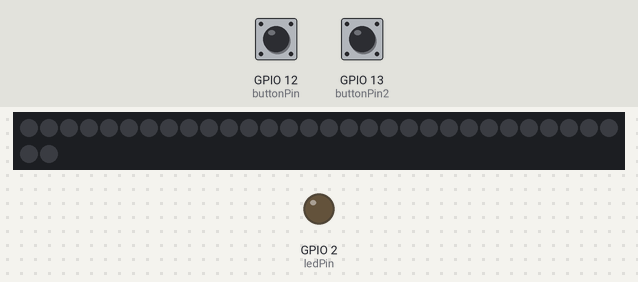
The sketch below on a simulated ESP32. Parts: 32 RGB LEDs in strip order, left to right, continuing on the next row, output pins drawn as LEDs (lit = HIGH). Inputs (shaded band) come from the test bench; at power-on: GPIO 12 (buttonPin) HIGH, GPIO 13 (buttonPin2) HIGH. Dim RGB values are drawn brighter than linear; WiFi joins after 1.5 s; servers stay silent unless stated; not simulated (calls return 0 or success): secrets.h; what the sketch prints to the serial monitor is not drawn.

Above: at 3.3 s.
3.4 s: GPIO 12 (buttonPin) pulled LOW for 0.9 s
At 4.6 s:
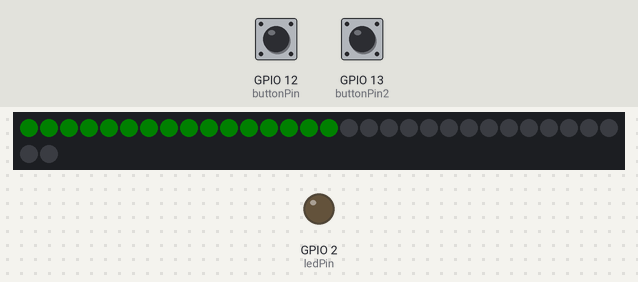
5.8 s: GPIO 13 (buttonPin2) pulled LOW for 0.9 s
At 7.2 s:
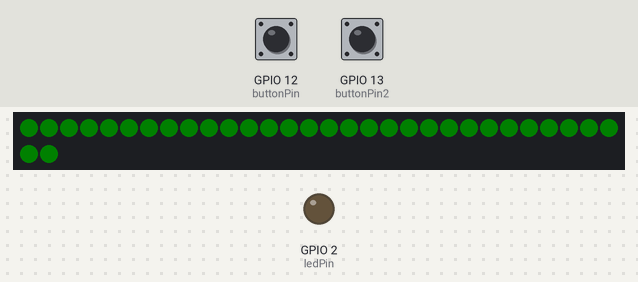
Timing chart, 0 to 8.8 s (numbered marks = the images above; inputs shaded):
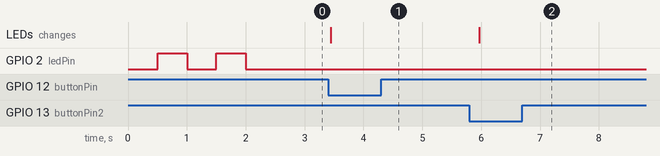

Measured:
- after the input at 3.4 s, the LEDs: change after 0.05 s (image 1)
- after the input at 5.8 s, the LEDs: change after 0.17 s (image 2)

The sketch:

dogButton.ino
```cpp
#include <Adafruit_NeoPixel.h>
#include <WiFi.h>
#include <WiFiClientSecure.h>
#include "time.h"
#include "secrets.h"
#include <UniversalTelegramBot.h>
#include <ArduinoJson.h>
#include <TimeLib.h>
#include <TimeAlarms.h>
#include <WiFiUdp.h>

#define pxlPin 25
#define NUMPIXELS 32
#define ledPin 2
#define buttonPin 12
#define buttonPin2 13

//messages
#define DOGS_NEED_FED "Feed the poor doggos!"
#define DOGS_WERE_FED "The dogs have been fed!\nWhat good dogs!"
#define DOGS_NEED_CHEWIES "Those poor pups! They need their chewies!"
#define DOGS_GIVEN_CHEWIES "The dogs have been given chewies"

#define morningDeadline 10  //deadline for feeding the dogs in the morning
#define eveningDeadline 17  //deadline for feeding the dogs in the evening
#define chewiesDeadline 21 //deadline for chewies

#define preheat 4  //how many hours before the deadline the ring starts lighting up.

int singlepixeldelay = preheat*3600/(NUMPIXELS/2);

//int singlepixeldelay = (60 * 60) / NUMPIXELS/2; //in minutes

int pixel = 0;
int pixel2 = 0;

AlarmId fedTimer;

AlarmId chewieTimer;

time_t getNtpTime();
void digitalClockDisplay();
void printDigits(int digits);
void sendNTPpacket(IPAddress &address);


WiFiClientSecure secured_client;
UniversalTelegramBot bot(TELEGRAM_BOT_TOKEN, secured_client);
const unsigned long BOT_MTBS = 1000; // mean time between scan messages
unsigned long bot_lasttime;          // last time messages' scan has been done

Adafruit_NeoPixel pixels(NUMPIXELS, pxlPin, NEO_GRB + NEO_KHZ800);


static const char ntpServerName[] = "us.pool.ntp.org";

const int timeZone = -7;  // may be working with DST, we'll find out in another 3 months...

WiFiUDP Udp;
unsigned int localPort = 8888;  // local port to listen for UDP packets
time_t prevDisplay = 0;         // when the digital clock was displayed


time_t getNtpTime();
void digitalClockDisplay();
void printDigits(int digits);
void sendNTPpacket(IPAddress &address);

bool btnPress = false;
bool btnPress2 = false;

bool fed = false;
bool chewie = false;


void IRAM_ATTR button() {
  //pixels.clear();
  //pixels.show();
  Serial.println("button pressed");
  btnPress = true;
}
void IRAM_ATTR button2() {
  //pixels.clear();
  Serial.println("button 2 pressed");
  btnPress2 = true;
}

const int NTP_PACKET_SIZE = 48;      // NTP time is in the first 48 bytes of message
byte packetBuffer[NTP_PACKET_SIZE];  //buffer to hold incoming & outgoing packets

time_t getNtpTime() {
  IPAddress ntpServerIP;  // NTP server's ip address

  while (Udp.parsePacket() > 0)
    ;  // discard any previously received packets
  Serial.println("Transmit NTP Request");
  // get a random server from the pool
  WiFi.hostByName(ntpServerName, ntpServerIP);
  Serial.print(ntpServerName);
  Serial.print(": ");
  Serial.println(ntpServerIP);
  sendNTPpacket(ntpServerIP);
  uint32_t beginWait = millis();
  while (millis() - beginWait < 1500) {
    int size = Udp.parsePacket();
    if (size >= NTP_PACKET_SIZE) {
      Serial.println("Receive NTP Response");
      Udp.read(packetBuffer, NTP_PACKET_SIZE);  // read packet into the buffer
      unsigned long secsSince1900;
      // convert four bytes starting at location 40 to a long integer
      secsSince1900 = (unsigned long)packetBuffer[40] << 24;
      secsSince1900 |= (unsigned long)packetBuffer[41] << 16;
      secsSince1900 |= (unsigned long)packetBuffer[42] << 8;
      secsSince1900 |= (unsigned long)packetBuffer[43];
      return secsSince1900 - 2208988800UL + timeZone * SECS_PER_HOUR;
    }
  }
  Serial.println("No NTP Response :-(");
  return 0;  // return 0 if unable to get the time
}

void sendNTPpacket(IPAddress &address) {
  // set all bytes in the buffer to 0
  memset(packetBuffer, 0, NTP_PACKET_SIZE);
  // Initialize values needed to form NTP request
  // (see URL above for details on the packets)
  packetBuffer[0] = 0b11100011;  // LI, Version, Mode
  packetBuffer[1] = 0;           // Stratum, or type of clock
  packetBuffer[2] = 6;           // Polling Interval
  packetBuffer[3] = 0xEC;        // Peer Clock Precision
  // 8 bytes of zero for Root Delay & Root Dispersion
  packetBuffer[12] = 49;
  packetBuffer[13] = 0x4E;
  packetBuffer[14] = 49;
  packetBuffer[15] = 52;
  // all NTP fields have been given values, now
  // you can send a packet requesting a timestamp:
  Udp.beginPacket(address, 123);  //NTP requests are to port 123
  Udp.write(packetBuffer, NTP_PACKET_SIZE);
  Udp.endPacket();
}

void handleNewMessages(int numNewMessages){

  for (int i = 0; i < numNewMessages; i++)
  {

    // Inline buttons with callbacks when pressed will raise a callback_query message
    if (bot.messages[i].type == "callback_query"){
      Serial.print("Call back button pressed by: ");
      Serial.println(bot.messages[i].from_id);
      Serial.print("Data on the button: ");
      Serial.println(bot.messages[i].text);
      bot.sendMessage(bot.messages[i].from_id, bot.messages[i].text, "");
    }
    else{
      String chat_id = bot.messages[i].chat_id;
      String text = bot.messages[i].text;

      String from_name = bot.messages[i].from_name;
      // if (from_name == "")
      //   from_name = "Guest";

      if (text == "/options"){
        String keyboardJson = "[[{ \"text\" : \"Go to Google\", \"url\" : \"https://www.google.com\" }],[{ \"text\" : \"Send\", \"callback_data\" : \"This was sent by inline\" }]]";
        bot.sendMessageWithInlineKeyboard(chat_id, "Choose from one of the following options", "", keyboardJson);
      }

      if (text == "/fed_dogs@SmudgeandFloofbot"){
        // String welcome = "Welcome to Universal Arduino Telegram Bot library, " + from_name + ".\n";
        // welcome += "This is Inline Keyboard Markup example.\n\n";
        // welcome += "/options : returns the inline keyboard\n";

        // bot.sendMessage(chat_id, welcome, "Markdown");
        btnPress = true;
      }
      if (text == "/gave_chewies@SmudgeandFloofbot"){
        // String welcome = "Welcome to Universal Arduino Telegram Bot library, " + from_name + ".\n";
        // welcome += "This is Inline Keyboard Markup example.\n\n";
        // welcome += "/options : returns the inline keyboard\n";

        // bot.sendMessage(chat_id, welcome, "Markdown");
        btnPress2 = true;
      }
    }
  }
}

void setup() {
  pixels.begin(); //neopixel setup
  pinMode(ledPin, OUTPUT);
  pinMode(pxlPin, OUTPUT);
  pinMode(buttonPin, INPUT_PULLUP);
  attachInterrupt(buttonPin, button, FALLING);
  pinMode(buttonPin2, INPUT_PULLUP);
  attachInterrupt(buttonPin2, button2, FALLING);
  Serial.begin(115200);
  pixels.clear();
  pixels.show();
  //connect to WiFi
  Serial.printf("Connecting to %s ", ssid);
  WiFi.begin(ssid, password);
  while (WiFi.status() != WL_CONNECTED) {
    delay(500);
    Serial.print(".");
    digitalWrite(ledPin, HIGH);
    Alarm.delay(500);
    digitalWrite(ledPin, LOW);
  }
  Serial.println(" CONNECTED");
  //telegram setup:
  secured_client.setCACert(TELEGRAM_CERTIFICATE_ROOT);  // Add root certificate for api.telegram.org
  //bot.sendMessage(CHAT_ID, "Bot started up", "");
  //NTP setup:
  setSyncProvider(getNtpTime);
  setSyncInterval(300);
  digitalClockDisplay();

  Alarm.alarmRepeat(0, 0, 0, MidnightReset);

  int morningAlarmTime = morningDeadline - preheat;
  Alarm.alarmRepeat(morningAlarmTime, 0, 0, MorningAlarm);    // Setup for the morning alarm
  Alarm.alarmRepeat(morningDeadline, 0, 0, MorningDeadline);

  int eveningAlarmTime = eveningDeadline - preheat;
  Alarm.alarmRepeat(eveningAlarmTime, 0, 0, EveningAlarm);           // Setup for the evening alarm
  Alarm.alarmRepeat(eveningDeadline, 0, 0, EveningDeadline);

  int chewiesAlarmTime = chewiesDeadline - preheat;
  Alarm.alarmRepeat(chewiesAlarmTime, 0, 0, ChewiesAlarm);           // Setup for the chewies alarm
  Alarm.alarmRepeat(chewiesDeadline, 0, 0, ChewiesDeadline);

  clearsecond();

}

void MorningAlarm() {
  Serial.println("morning alarm");
  //Alarm.free(fedTimer);
  fed = false;
  pixel = 0;
  clearfirst();
  fedTimer = Alarm.timerRepeat(singlepixeldelay, PixelAdvance);
  PixelAdvance();
}

void MorningDeadline() {
  if (fed == 0) {
    bot.sendMessage(CHAT_ID, DOGS_NEED_FED);
  }
}

void EveningAlarm() {
  Serial.println("evening alarm");
  //Alarm.free(fedTimer);
  fed = false;
  pixel = 0;
  clearfirst();
  fedTimer = Alarm.timerRepeat(singlepixeldelay, PixelAdvance);
  PixelAdvance();
}

void EveningDeadline() {
  if (fed == 0) {
    bot.sendMessage(CHAT_ID, DOGS_NEED_FED);
  }
}

void ChewiesAlarm() {
  Serial.println("chewies alarm");
  chewie = false;
  pixel2 = NUMPIXELS/2+1;
  clearsecond();
  chewieTimer = Alarm.timerRepeat(singlepixeldelay, PixelAdvance2);
  PixelAdvance2();
}

void ChewiesDeadline() {
  if (chewie == 0) {
    bot.sendMessage(CHAT_ID, DOGS_NEED_CHEWIES);
  }
}

void PixelAdvance() {
  Serial.println("pixeladvance");
  pixels.setPixelColor(pixel, pixels.Color(15, 0, 0));
  pixels.show();
  pixel++;
  if (pixel+1>NUMPIXELS/2){
    Alarm.free(fedTimer);
    Serial.println("clearing timer");
  }
}

void PixelAdvance2() {
  Serial.println("pixeladvance2");
  pixels.setPixelColor(pixel2, pixels.Color(15, 0, 0));
  pixels.show();
  pixel2++;

  if (pixel2+1>NUMPIXELS){
    Alarm.free(chewieTimer);
    Serial.println("clearing timer2");
  }
}

void clearfirst(){
  for (int i = 0; i < NUMPIXELS/2; i++) {

    pixels.setPixelColor(i, pixels.Color(0, 0, 0));
    pixels.show();
    delay(5);
  }

}

void clearsecond(){
  for (int i = NUMPIXELS/2; i < NUMPIXELS; i++) {

    pixels.setPixelColor(i, pixels.Color(0, 0, 0));
    pixels.show();
    delay(5);
  }
}

void MidnightReset(){
  pixels.clear();
}

void digitalClockDisplay() {
  // digital clock display of the time
  Serial.print(hour());
  printDigits(minute());
  printDigits(second());
  Serial.print(" ");
  Serial.print(day());
  Serial.print(".");
  Serial.print(month());
  Serial.print(".");
  Serial.print(year());
  Serial.println();
}

void printDigits(int digits) {
  // utility for digital clock display: prints preceding colon and leading 0
  Serial.print(":");
  if (digits < 10)
    Serial.print('0');
  Serial.print(digits);
}

void loop() {
  if (btnPress == true) {
    btnPress = false;
    for (int i = 0; i < NUMPIXELS/2; i++) {

      pixels.setPixelColor(i, pixels.Color(0, 5, 0));
      pixels.show();
      //delay(5);
    }
    fed = true;
    bot.sendMessage(CHAT_ID, DOGS_WERE_FED);
    Alarm.free(fedTimer);
    Serial.println("freed fedTimer");
    delay(100);
  }
  if (btnPress2 == true) {
    btnPress2 = false;
    chewie = true;
    for (int i = NUMPIXELS/2; i < NUMPIXELS; i++) {

      pixels.setPixelColor(i, pixels.Color(0, 5, 0));
      pixels.show();
      //delay(25);
    }
    bot.sendMessage(CHAT_ID, DOGS_GIVEN_CHEWIES);
    Alarm.free(chewieTimer);
    Serial.println("freed chewieTimer");
    delay(100);

  }
  if (WiFi.status() != WL_CONNECTED) {
    digitalWrite(ledPin, HIGH);
    Alarm.delay(500);
    digitalWrite(ledPin, LOW);
    Alarm.delay(500);
    }  //pixels.clear();
  //digitalClockDisplay();
  Alarm.delay(250);


  if (millis() - bot_lasttime > BOT_MTBS){
    int numNewMessages = bot.getUpdates(bot.last_message_received + 1);

    while (numNewMessages){
      Serial.println("got response");
      handleNewMessages(numNewMessages);
      numNewMessages = bot.getUpdates(bot.last_message_received + 1);
    }

    bot_lasttime = millis();
  }

}
```
